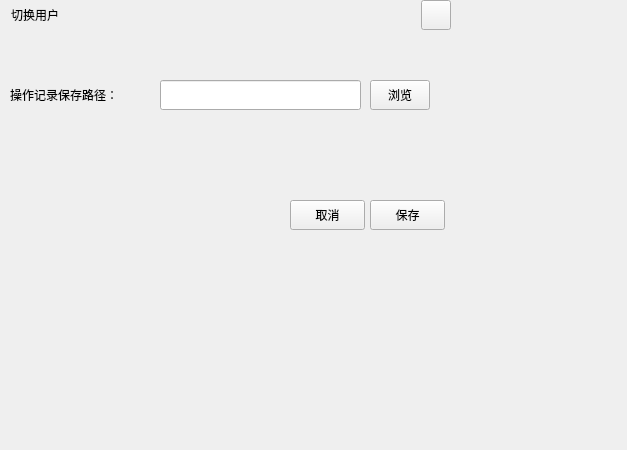
<?xml version="1.0" encoding="UTF-8"?>
<ui version="4.0">
 <class>Setting</class>
 <widget class="QWidget" name="Setting">
  <property name="geometry">
   <rect>
    <x>0</x>
    <y>0</y>
    <width>627</width>
    <height>450</height>
   </rect>
  </property>
  <property name="windowTitle">
   <string>Form</string>
  </property>
  <widget class="QPushButton" name="SaveBtn">
   <property name="geometry">
    <rect>
     <x>370</x>
     <y>200</y>
     <width>75</width>
     <height>30</height>
    </rect>
   </property>
   <property name="text">
    <string>保存</string>
   </property>
  </widget>
  <widget class="QPushButton" name="CloseBtn">
   <property name="geometry">
    <rect>
     <x>421</x>
     <y>0</y>
     <width>30</width>
     <height>30</height>
    </rect>
   </property>
   <property name="text">
    <string/>
   </property>
  </widget>
  <widget class="QLineEdit" name="FileEdit">
   <property name="geometry">
    <rect>
     <x>160</x>
     <y>80</y>
     <width>201</width>
     <height>30</height>
    </rect>
   </property>
  </widget>
  <widget class="QLabel" name="InerLab">
   <property name="geometry">
    <rect>
     <x>51</x>
     <y>60</y>
     <width>401</width>
     <height>231</height>
    </rect>
   </property>
   <property name="styleSheet">
    <string notr="true"/>
   </property>
   <property name="text">
    <string/>
   </property>
  </widget>
  <widget class="QLabel" name="TitleLab">
   <property name="geometry">
    <rect>
     <x>1</x>
     <y>10</y>
     <width>461</width>
     <height>31</height>
    </rect>
   </property>
   <property name="text">
    <string/>
   </property>
  </widget>
  <widget class="QPushButton" name="FileBtn">
   <property name="geometry">
    <rect>
     <x>370</x>
     <y>80</y>
     <width>60</width>
     <height>30</height>
    </rect>
   </property>
   <property name="text">
    <string>浏览</string>
   </property>
  </widget>
  <widget class="QPushButton" name="CancleBtn">
   <property name="geometry">
    <rect>
     <x>290</x>
     <y>200</y>
     <width>75</width>
     <height>30</height>
    </rect>
   </property>
   <property name="text">
    <string>取消</string>
   </property>
  </widget>
  <widget class="QLabel" name="label">
   <property name="geometry">
    <rect>
     <x>11</x>
     <y>0</y>
     <width>80</width>
     <height>30</height>
    </rect>
   </property>
   <property name="text">
    <string>切换用户</string>
   </property>
  </widget>
  <widget class="QLabel" name="UserLab">
   <property name="geometry">
    <rect>
     <x>10</x>
     <y>80</y>
     <width>151</width>
     <height>30</height>
    </rect>
   </property>
   <property name="text">
    <string>操作记录保存路径：</string>
   </property>
  </widget>
  <zorder>InerLab</zorder>
  <zorder>TitleLab</zorder>
  <zorder>SaveBtn</zorder>
  <zorder>CloseBtn</zorder>
  <zorder>FileEdit</zorder>
  <zorder>FileBtn</zorder>
  <zorder>label</zorder>
  <zorder>UserLab</zorder>
  <zorder>CancleBtn</zorder>
 </widget>
 <resources/>
 <connections/>
</ui>
